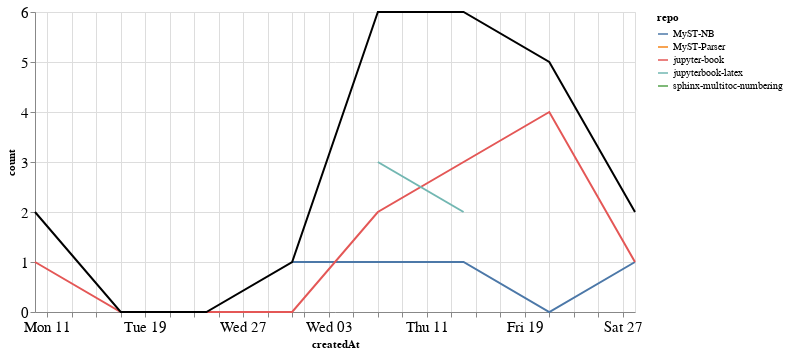

The notebook cell this image was saved under:
### Markdown cell above
### Comments

### Code cell
comments_time = comments.groupby('repo').resample('W', on='createdAt').count()['author'].reset_index()
comments_time = comments_time.rename(columns={'author': 'count'})
comments_time_total = comments_time.groupby('createdAt').agg({"count": "sum"}).reset_index()
ch1 = alt.Chart(comments_time, width=600).mark_line().encode(
    x='createdAt',
    y='count',
    color='repo',
    tooltip="repo"
)

ch2 = alt.Chart(comments_time_total, width=600).mark_line(color="black").encode(
    x='createdAt',
    y='count',
)

ch1 + ch2

### Figure 1 — Vega-Lite specification as saved in the notebook (floating-point values rounded to 4 significant figures)
{"config": {"axisLeft": {"labelFontSize": 15}, "axisBottom": {"labelFontSize": 15}}, "layer": [{"data": {"name": "data-c413529f9e896694f89f2eb8978c0411"}, "mark": "line", "encoding": {"color": {"type": "nominal", "field": "repo"}, "tooltip": {"type": "nominal", "field": "repo"}, "x": {"type": "temporal", "field": "createdAt"}, "y": {"type": "quantitative", "field": "count"}}, "width": 600}, {"data": {"name": "data-b4265bb27e7a719afb984e964eb719db"}, "mark": {"type": "line", "color": "black"}, "encoding": {"x": {"type": "temporal", "field": "createdAt"}, "y": {"type": "quantitative", "field": "count"}}, "width": 600}], "$schema": "https://vega.github.io/schema/vega-lite/v4.8.1.json", "datasets": {"data-c413529f9e896694f89f2eb8978c0411": [{"repo": "MyST-NB", "createdAt": "2021-01-31T00:00:00", "count": 1}, {"repo": "MyST-NB", "createdAt": "2021-02-07T00:00:00", "count": 1}, {"repo": "MyST-NB", "createdAt": "2021-02-14T00:00:00", "count": 1}, {"repo": "MyST-NB", "createdAt": "2021-02-21T00:00:00", "count": 0}, {"repo": "MyST-NB", "createdAt": "2021-02-28T00:00:00", "count": 1}, {"repo": "MyST-Parser", "createdAt": "2021-02-21T00:00:00", "count": 1}, {"repo": "jupyter-book", "createdAt": "2021-01-10T00:00:00", "count": 1}, {"repo": "jupyter-book", "createdAt": "2021-01-17T00:00:00", "count": 0}, {"repo": "jupyter-book", "createdAt": "2021-01-24T00:00:00", "count": 0}, {"repo": "jupyter-book", "createdAt": "2021-01-31T00:00:00", "count": 0}, {"repo": "jupyter-book", "createdAt": "2021-02-07T00:00:00", "count": 2}, {"repo": "jupyter-book", "createdAt": "2021-02-14T00:00:00", "count": 3}, {"repo": "jupyter-book", "createdAt": "2021-02-21T00:00:00", "count": 4}, {"repo": "jupyter-book", "createdAt": "2021-02-28T00:00:00", "count": 1}, {"repo": "jupyterbook-latex", "createdAt": "2021-02-07T00:00:00", "count": 3}, {"repo": "jupyterbook-latex", "createdAt": "2021-02-14T00:00:00", "count": 2}, {"repo": "sphinx-multitoc-numbering", "createdAt": "2021-01-10T00:00:00", "count": 1}], "data-b4265bb27e7a719afb984e964eb719db": [{"createdAt": "2021-01-10T00:00:00", "count": 2}, {"createdAt": "2021-01-17T00:00:00", "count": 0}, {"createdAt": "2021-01-24T00:00:00", "count": 0}, {"createdAt": "2021-01-31T00:00:00", "count": 1}, {"createdAt": "2021-02-07T00:00:00", "count": 6}, {"createdAt": "2021-02-14T00:00:00", "count": 6}, {"createdAt": "2021-02-21T00:00:00", "count": 5}, {"createdAt": "2021-02-28T00:00:00", "count": 2}]}}
